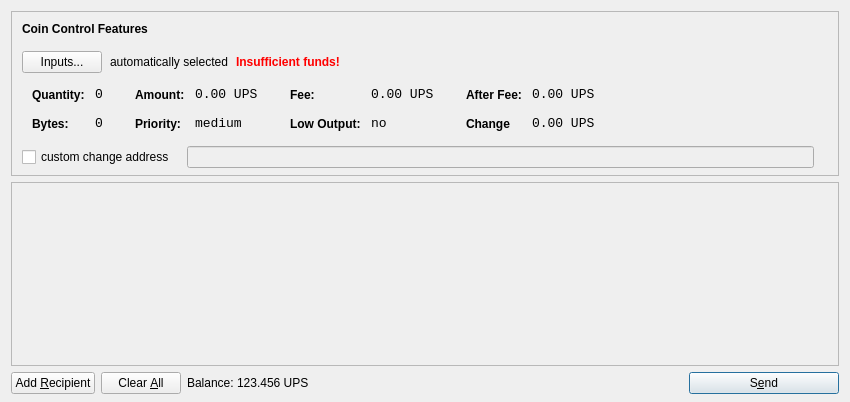
<?xml version="1.0" encoding="UTF-8"?>
<ui version="4.0">
 <class>SendCoinsDialog</class>
 <widget class="QDialog" name="SendCoinsDialog">
  <property name="geometry">
   <rect>
    <x>0</x>
    <y>0</y>
    <width>850</width>
    <height>402</height>
   </rect>
  </property>
  <property name="windowTitle">
   <string>Send Coins</string>
  </property>
  <layout class="QVBoxLayout" name="verticalLayout" stretch="0,1,0">
   <property name="bottomMargin">
    <number>8</number>
   </property>
   <item>
    <widget class="QFrame" name="frameCoinControl">
     <property name="sizePolicy">
      <sizepolicy hsizetype="Expanding" vsizetype="Expanding">
       <horstretch>0</horstretch>
       <verstretch>0</verstretch>
      </sizepolicy>
     </property>
     <property name="maximumSize">
      <size>
       <width>16777215</width>
       <height>16777215</height>
      </size>
     </property>
     <property name="frameShape">
      <enum>QFrame::StyledPanel</enum>
     </property>
     <property name="frameShadow">
      <enum>QFrame::Sunken</enum>
     </property>
     <layout class="QVBoxLayout" name="verticalLayoutCoinControl2">
      <property name="spacing">
       <number>6</number>
      </property>
      <property name="leftMargin">
       <number>0</number>
      </property>
      <property name="topMargin">
       <number>0</number>
      </property>
      <property name="rightMargin">
       <number>0</number>
      </property>
      <property name="bottomMargin">
       <number>6</number>
      </property>
      <item>
       <layout class="QVBoxLayout" name="verticalLayoutCoinControl" stretch="0,0,0,0,1">
        <property name="spacing">
         <number>0</number>
        </property>
        <property name="leftMargin">
         <number>10</number>
        </property>
        <property name="topMargin">
         <number>10</number>
        </property>
        <item>
         <layout class="QHBoxLayout" name="horizontalLayoutCoinControl1">
          <property name="bottomMargin">
           <number>15</number>
          </property>
          <item>
           <widget class="QLabel" name="labelCoinControlFeatures">
            <property name="sizePolicy">
             <sizepolicy hsizetype="Preferred" vsizetype="Maximum">
              <horstretch>0</horstretch>
              <verstretch>0</verstretch>
             </sizepolicy>
            </property>
            <property name="font">
             <font>
              <weight>75</weight>
              <bold>true</bold>
             </font>
            </property>
            <property name="styleSheet">
             <string notr="true">font-weight:bold;</string>
            </property>
            <property name="text">
             <string>Coin Control Features</string>
            </property>
           </widget>
          </item>
         </layout>
        </item>
        <item>
         <layout class="QHBoxLayout" name="horizontalLayoutCoinControl2" stretch="0,0,0,0">
          <property name="spacing">
           <number>8</number>
          </property>
          <property name="bottomMargin">
           <number>10</number>
          </property>
          <item>
           <widget class="QPushButton" name="pushButtonCoinControl">
            <property name="styleSheet">
             <string notr="true"/>
            </property>
            <property name="text">
             <string>Inputs...</string>
            </property>
           </widget>
          </item>
          <item>
           <widget class="QLabel" name="labelCoinControlAutomaticallySelected">
            <property name="text">
             <string>automatically selected</string>
            </property>
            <property name="margin">
             <number>5</number>
            </property>
           </widget>
          </item>
          <item>
           <widget class="QLabel" name="labelCoinControlInsuffFunds">
            <property name="font">
             <font>
              <weight>75</weight>
              <bold>true</bold>
             </font>
            </property>
            <property name="styleSheet">
             <string notr="true">color:red;font-weight:bold;</string>
            </property>
            <property name="text">
             <string>Insufficient funds!</string>
            </property>
            <property name="margin">
             <number>5</number>
            </property>
           </widget>
          </item>
          <item>
           <spacer name="horizontalSpacerCoinControl">
            <property name="orientation">
             <enum>Qt::Horizontal</enum>
            </property>
            <property name="sizeHint" stdset="0">
             <size>
              <width>40</width>
              <height>1</height>
             </size>
            </property>
           </spacer>
          </item>
         </layout>
        </item>
        <item>
         <widget class="QWidget" name="widgetCoinControl" native="true">
          <property name="sizePolicy">
           <sizepolicy hsizetype="Preferred" vsizetype="Preferred">
            <horstretch>0</horstretch>
            <verstretch>0</verstretch>
           </sizepolicy>
          </property>
          <property name="minimumSize">
           <size>
            <width>0</width>
            <height>0</height>
           </size>
          </property>
          <property name="styleSheet">
           <string notr="true"/>
          </property>
          <layout class="QHBoxLayout" name="horizontalLayoutCoinControl5">
           <property name="leftMargin">
            <number>0</number>
           </property>
           <property name="topMargin">
            <number>0</number>
           </property>
           <property name="rightMargin">
            <number>0</number>
           </property>
           <property name="bottomMargin">
            <number>0</number>
           </property>
           <item>
            <layout class="QHBoxLayout" name="horizontalLayoutCoinControl3" stretch="0,0,0,1">
             <property name="spacing">
              <number>20</number>
             </property>
             <property name="topMargin">
              <number>0</number>
             </property>
             <property name="bottomMargin">
              <number>10</number>
             </property>
             <item>
              <layout class="QFormLayout" name="formLayoutCoinControl1">
               <property name="horizontalSpacing">
                <number>10</number>
               </property>
               <property name="verticalSpacing">
                <number>14</number>
               </property>
               <property name="leftMargin">
                <number>10</number>
               </property>
               <property name="topMargin">
                <number>4</number>
               </property>
               <property name="rightMargin">
                <number>6</number>
               </property>
               <item row="0" column="0">
                <widget class="QLabel" name="labelCoinControlQuantityText">
                 <property name="styleSheet">
                  <string notr="true">font-weight:bold;</string>
                 </property>
                 <property name="text">
                  <string>Quantity:</string>
                 </property>
                 <property name="margin">
                  <number>0</number>
                 </property>
                </widget>
               </item>
               <item row="0" column="1">
                <widget class="QLabel" name="labelCoinControlQuantity">
                 <property name="font">
                  <font>
                   <family>Monospace</family>
                   <pointsize>10</pointsize>
                  </font>
                 </property>
                 <property name="cursor">
                  <cursorShape>IBeamCursor</cursorShape>
                 </property>
                 <property name="contextMenuPolicy">
                  <enum>Qt::ActionsContextMenu</enum>
                 </property>
                 <property name="text">
                  <string>0</string>
                 </property>
                 <property name="margin">
                  <number>0</number>
                 </property>
                 <property name="textInteractionFlags">
                  <set>Qt::LinksAccessibleByMouse|Qt::TextSelectableByKeyboard|Qt::TextSelectableByMouse</set>
                 </property>
                </widget>
               </item>
               <item row="1" column="0">
                <widget class="QLabel" name="labelCoinControlBytesText">
                 <property name="styleSheet">
                  <string notr="true">font-weight:bold;</string>
                 </property>
                 <property name="text">
                  <string>Bytes:</string>
                 </property>
                </widget>
               </item>
               <item row="1" column="1">
                <widget class="QLabel" name="labelCoinControlBytes">
                 <property name="font">
                  <font>
                   <family>Monospace</family>
                   <pointsize>10</pointsize>
                  </font>
                 </property>
                 <property name="cursor">
                  <cursorShape>IBeamCursor</cursorShape>
                 </property>
                 <property name="contextMenuPolicy">
                  <enum>Qt::ActionsContextMenu</enum>
                 </property>
                 <property name="text">
                  <string>0</string>
                 </property>
                 <property name="textInteractionFlags">
                  <set>Qt::LinksAccessibleByMouse|Qt::TextSelectableByKeyboard|Qt::TextSelectableByMouse</set>
                 </property>
                </widget>
               </item>
              </layout>
             </item>
             <item>
              <layout class="QFormLayout" name="formLayoutCoinControl2">
               <property name="horizontalSpacing">
                <number>10</number>
               </property>
               <property name="verticalSpacing">
                <number>14</number>
               </property>
               <property name="leftMargin">
                <number>6</number>
               </property>
               <property name="topMargin">
                <number>4</number>
               </property>
               <property name="rightMargin">
                <number>6</number>
               </property>
               <item row="0" column="0">
                <widget class="QLabel" name="labelCoinControlAmountText">
                 <property name="styleSheet">
                  <string notr="true">font-weight:bold;</string>
                 </property>
                 <property name="text">
                  <string>Amount:</string>
                 </property>
                 <property name="margin">
                  <number>0</number>
                 </property>
                </widget>
               </item>
               <item row="0" column="1">
                <widget class="QLabel" name="labelCoinControlAmount">
                 <property name="font">
                  <font>
                   <family>Monospace</family>
                   <pointsize>10</pointsize>
                  </font>
                 </property>
                 <property name="cursor">
                  <cursorShape>IBeamCursor</cursorShape>
                 </property>
                 <property name="contextMenuPolicy">
                  <enum>Qt::ActionsContextMenu</enum>
                 </property>
                 <property name="text">
                  <string>0.00 UPS</string>
                 </property>
                 <property name="textInteractionFlags">
                  <set>Qt::LinksAccessibleByMouse|Qt::TextSelectableByKeyboard|Qt::TextSelectableByMouse</set>
                 </property>
                </widget>
               </item>
               <item row="1" column="0">
                <widget class="QLabel" name="labelCoinControlPriorityText">
                 <property name="styleSheet">
                  <string notr="true">font-weight:bold;</string>
                 </property>
                 <property name="text">
                  <string>Priority:</string>
                 </property>
                </widget>
               </item>
               <item row="1" column="1">
                <widget class="QLabel" name="labelCoinControlPriority">
                 <property name="font">
                  <font>
                   <family>Monospace</family>
                   <pointsize>10</pointsize>
                  </font>
                 </property>
                 <property name="cursor">
                  <cursorShape>IBeamCursor</cursorShape>
                 </property>
                 <property name="contextMenuPolicy">
                  <enum>Qt::ActionsContextMenu</enum>
                 </property>
                 <property name="text">
                  <string>medium</string>
                 </property>
                 <property name="textInteractionFlags">
                  <set>Qt::LinksAccessibleByMouse|Qt::TextSelectableByKeyboard|Qt::TextSelectableByMouse</set>
                 </property>
                </widget>
               </item>
              </layout>
             </item>
             <item>
              <layout class="QFormLayout" name="formLayoutCoinControl3">
               <property name="horizontalSpacing">
                <number>10</number>
               </property>
               <property name="verticalSpacing">
                <number>14</number>
               </property>
               <property name="leftMargin">
                <number>6</number>
               </property>
               <property name="topMargin">
                <number>4</number>
               </property>
               <property name="rightMargin">
                <number>6</number>
               </property>
               <item row="0" column="0">
                <widget class="QLabel" name="labelCoinControlFeeText">
                 <property name="styleSheet">
                  <string notr="true">font-weight:bold;</string>
                 </property>
                 <property name="text">
                  <string>Fee:</string>
                 </property>
                 <property name="margin">
                  <number>0</number>
                 </property>
                </widget>
               </item>
               <item row="0" column="1">
                <widget class="QLabel" name="labelCoinControlFee">
                 <property name="font">
                  <font>
                   <family>Monospace</family>
                   <pointsize>10</pointsize>
                  </font>
                 </property>
                 <property name="cursor">
                  <cursorShape>IBeamCursor</cursorShape>
                 </property>
                 <property name="contextMenuPolicy">
                  <enum>Qt::ActionsContextMenu</enum>
                 </property>
                 <property name="text">
                  <string>0.00 UPS</string>
                 </property>
                 <property name="textInteractionFlags">
                  <set>Qt::LinksAccessibleByMouse|Qt::TextSelectableByKeyboard|Qt::TextSelectableByMouse</set>
                 </property>
                </widget>
               </item>
               <item row="1" column="0">
                <widget class="QLabel" name="labelCoinControlLowOutputText">
                 <property name="styleSheet">
                  <string notr="true">font-weight:bold;</string>
                 </property>
                 <property name="text">
                  <string>Low Output:</string>
                 </property>
                </widget>
               </item>
               <item row="1" column="1">
                <widget class="QLabel" name="labelCoinControlLowOutput">
                 <property name="font">
                  <font>
                   <family>Monospace</family>
                   <pointsize>10</pointsize>
                  </font>
                 </property>
                 <property name="cursor">
                  <cursorShape>IBeamCursor</cursorShape>
                 </property>
                 <property name="contextMenuPolicy">
                  <enum>Qt::ActionsContextMenu</enum>
                 </property>
                 <property name="text">
                  <string>no</string>
                 </property>
                 <property name="textInteractionFlags">
                  <set>Qt::LinksAccessibleByMouse|Qt::TextSelectableByKeyboard|Qt::TextSelectableByMouse</set>
                 </property>
                </widget>
               </item>
              </layout>
             </item>
             <item>
              <layout class="QFormLayout" name="formLayoutCoinControl4">
               <property name="horizontalSpacing">
                <number>10</number>
               </property>
               <property name="verticalSpacing">
                <number>14</number>
               </property>
               <property name="leftMargin">
                <number>6</number>
               </property>
               <property name="topMargin">
                <number>4</number>
               </property>
               <property name="rightMargin">
                <number>6</number>
               </property>
               <item row="0" column="0">
                <widget class="QLabel" name="labelCoinControlAfterFeeText">
                 <property name="styleSheet">
                  <string notr="true">font-weight:bold;</string>
                 </property>
                 <property name="text">
                  <string>After Fee:</string>
                 </property>
                 <property name="margin">
                  <number>0</number>
                 </property>
                </widget>
               </item>
               <item row="0" column="1">
                <widget class="QLabel" name="labelCoinControlAfterFee">
                 <property name="font">
                  <font>
                   <family>Monospace</family>
                   <pointsize>10</pointsize>
                  </font>
                 </property>
                 <property name="cursor">
                  <cursorShape>IBeamCursor</cursorShape>
                 </property>
                 <property name="contextMenuPolicy">
                  <enum>Qt::ActionsContextMenu</enum>
                 </property>
                 <property name="text">
                  <string>0.00 UPS</string>
                 </property>
                 <property name="textInteractionFlags">
                  <set>Qt::LinksAccessibleByMouse|Qt::TextSelectableByKeyboard|Qt::TextSelectableByMouse</set>
                 </property>
                </widget>
               </item>
               <item row="1" column="0">
                <widget class="QLabel" name="labelCoinControlChangeText">
                 <property name="styleSheet">
                  <string notr="true">font-weight:bold;</string>
                 </property>
                 <property name="text">
                  <string>Change</string>
                 </property>
                </widget>
               </item>
               <item row="1" column="1">
                <widget class="QLabel" name="labelCoinControlChange">
                 <property name="font">
                  <font>
                   <family>Monospace</family>
                   <pointsize>10</pointsize>
                  </font>
                 </property>
                 <property name="cursor">
                  <cursorShape>IBeamCursor</cursorShape>
                 </property>
                 <property name="contextMenuPolicy">
                  <enum>Qt::ActionsContextMenu</enum>
                 </property>
                 <property name="text">
                  <string>0.00 UPS</string>
                 </property>
                 <property name="textInteractionFlags">
                  <set>Qt::LinksAccessibleByMouse|Qt::TextSelectableByKeyboard|Qt::TextSelectableByMouse</set>
                 </property>
                </widget>
               </item>
              </layout>
             </item>
            </layout>
           </item>
          </layout>
         </widget>
        </item>
        <item>
         <layout class="QHBoxLayout" name="horizontalLayoutCoinControl4" stretch="0,0,0">
          <property name="spacing">
           <number>12</number>
          </property>
          <property name="sizeConstraint">
           <enum>QLayout::SetDefaultConstraint</enum>
          </property>
          <property name="topMargin">
           <number>5</number>
          </property>
          <property name="rightMargin">
           <number>5</number>
          </property>
          <item>
           <widget class="QCheckBox" name="checkBoxCoinControlChange">
            <property name="text">
             <string>custom change address</string>
            </property>
           </widget>
          </item>
          <item>
           <widget class="QLineEdit" name="lineEditCoinControlChange">
            <property name="enabled">
             <bool>false</bool>
            </property>
            <property name="sizePolicy">
             <sizepolicy hsizetype="Expanding" vsizetype="Fixed">
              <horstretch>0</horstretch>
              <verstretch>0</verstretch>
             </sizepolicy>
            </property>
           </widget>
          </item>
          <item>
           <widget class="QLabel" name="labelCoinControlChangeLabel">
            <property name="sizePolicy">
             <sizepolicy hsizetype="Preferred" vsizetype="Expanding">
              <horstretch>0</horstretch>
              <verstretch>0</verstretch>
             </sizepolicy>
            </property>
            <property name="minimumSize">
             <size>
              <width>0</width>
              <height>0</height>
             </size>
            </property>
            <property name="text">
             <string/>
            </property>
            <property name="margin">
             <number>3</number>
            </property>
           </widget>
          </item>
         </layout>
        </item>
        <item>
         <spacer name="verticalSpacerCoinControl">
          <property name="orientation">
           <enum>Qt::Vertical</enum>
          </property>
          <property name="sizeHint" stdset="0">
           <size>
            <width>800</width>
            <height>1</height>
           </size>
          </property>
         </spacer>
        </item>
       </layout>
      </item>
     </layout>
    </widget>
   </item>
   <item>
    <widget class="QScrollArea" name="scrollArea">
     <property name="widgetResizable">
      <bool>true</bool>
     </property>
     <widget class="QWidget" name="scrollAreaWidgetContents">
      <property name="geometry">
       <rect>
        <x>0</x>
        <y>0</y>
        <width>830</width>
        <height>174</height>
       </rect>
      </property>
      <layout class="QVBoxLayout" name="verticalLayout_2">
       <property name="leftMargin">
        <number>0</number>
       </property>
       <property name="topMargin">
        <number>0</number>
       </property>
       <property name="rightMargin">
        <number>0</number>
       </property>
       <property name="bottomMargin">
        <number>0</number>
       </property>
       <item>
        <layout class="QVBoxLayout" name="entries">
         <property name="spacing">
          <number>6</number>
         </property>
        </layout>
       </item>
       <item>
        <spacer name="verticalSpacer">
         <property name="orientation">
          <enum>Qt::Vertical</enum>
         </property>
         <property name="sizeHint" stdset="0">
          <size>
           <width>20</width>
           <height>40</height>
          </size>
         </property>
        </spacer>
       </item>
      </layout>
     </widget>
    </widget>
   </item>
   <item>
    <layout class="QHBoxLayout" name="horizontalLayout">
     <item>
      <widget class="QPushButton" name="addButton">
       <property name="toolTip">
        <string>Send to multiple recipients at once</string>
       </property>
       <property name="text">
        <string>Add &amp;Recipient</string>
       </property>
       <property name="icon">
        <iconset resource="../bitcoin.qrc">
         <normaloff>:/icons/add</normaloff>:/icons/add</iconset>
       </property>
       <property name="autoDefault">
        <bool>false</bool>
       </property>
      </widget>
     </item>
     <item>
      <widget class="QPushButton" name="clearButton">
       <property name="sizePolicy">
        <sizepolicy hsizetype="Minimum" vsizetype="Fixed">
         <horstretch>0</horstretch>
         <verstretch>0</verstretch>
        </sizepolicy>
       </property>
       <property name="toolTip">
        <string>Remove all transaction fields</string>
       </property>
       <property name="text">
        <string>Clear &amp;All</string>
       </property>
       <property name="icon">
        <iconset resource="../bitcoin.qrc">
         <normaloff>:/icons/remove</normaloff>:/icons/remove</iconset>
       </property>
       <property name="autoRepeatDelay">
        <number>300</number>
       </property>
       <property name="autoDefault">
        <bool>false</bool>
       </property>
      </widget>
     </item>
     <item>
      <layout class="QHBoxLayout" name="horizontalLayout_2">
       <property name="spacing">
        <number>3</number>
       </property>
       <item>
        <widget class="QLabel" name="label">
         <property name="sizePolicy">
          <sizepolicy hsizetype="Preferred" vsizetype="Fixed">
           <horstretch>0</horstretch>
           <verstretch>0</verstretch>
          </sizepolicy>
         </property>
         <property name="text">
          <string>Balance:</string>
         </property>
        </widget>
       </item>
       <item>
        <widget class="QLabel" name="labelBalance">
         <property name="sizePolicy">
          <sizepolicy hsizetype="Preferred" vsizetype="Fixed">
           <horstretch>0</horstretch>
           <verstretch>0</verstretch>
          </sizepolicy>
         </property>
         <property name="cursor">
          <cursorShape>IBeamCursor</cursorShape>
         </property>
         <property name="text">
          <string>123.456 UPS</string>
         </property>
         <property name="textInteractionFlags">
          <set>Qt::LinksAccessibleByMouse|Qt::TextSelectableByKeyboard|Qt::TextSelectableByMouse</set>
         </property>
        </widget>
       </item>
      </layout>
     </item>
     <item>
      <spacer name="horizontalSpacer">
       <property name="orientation">
        <enum>Qt::Horizontal</enum>
       </property>
       <property name="sizeHint" stdset="0">
        <size>
         <width>40</width>
         <height>20</height>
        </size>
       </property>
      </spacer>
     </item>
     <item>
      <widget class="QPushButton" name="sendButton">
       <property name="minimumSize">
        <size>
         <width>150</width>
         <height>0</height>
        </size>
       </property>
       <property name="toolTip">
        <string>Confirm the send action</string>
       </property>
       <property name="text">
        <string>S&amp;end</string>
       </property>
       <property name="icon">
        <iconset resource="../bitcoin.qrc">
         <normaloff>:/icons/send</normaloff>:/icons/send</iconset>
       </property>
       <property name="default">
        <bool>true</bool>
       </property>
      </widget>
     </item>
    </layout>
   </item>
  </layout>
 </widget>
 <resources>
  <include location="../bitcoin.qrc"/>
 </resources>
 <connections/>
</ui>
